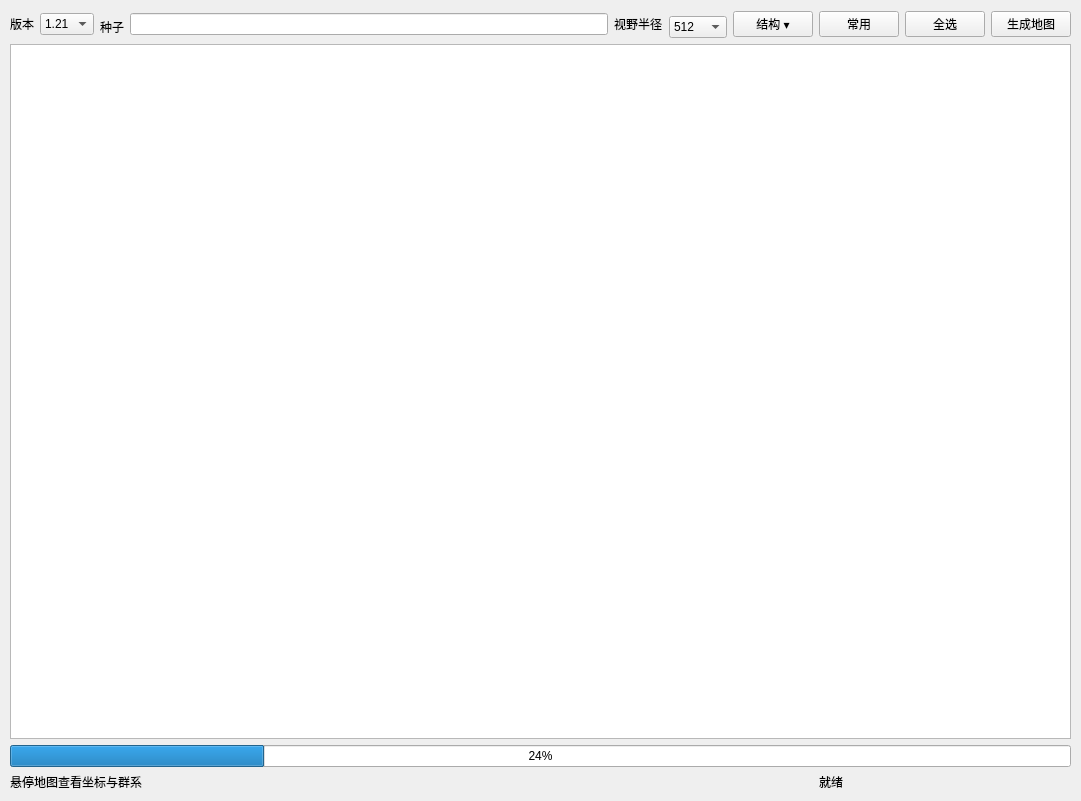
<?xml version="1.0" encoding="UTF-8"?>
<ui version="4.0">
 <class>mapPreviewer</class>
 <widget class="QWidget" name="mapPreviewer">
  <property name="geometry">
   <rect>
    <x>0</x>
    <y>0</y>
    <width>1081</width>
    <height>801</height>
   </rect>
  </property>
  <property name="windowTitle">
   <string>Form</string>
  </property>
  <widget class="QWidget" name="">
   <property name="geometry">
    <rect>
     <x>10</x>
     <y>10</y>
     <width>1061</width>
     <height>781</height>
    </rect>
   </property>
   <layout class="QGridLayout" name="gridLayout">
    <item row="0" column="0" rowspan="2">
     <widget class="QLabel" name="labelVersion">
      <property name="text">
       <string>版本</string>
      </property>
     </widget>
    </item>
    <item row="0" column="1" rowspan="2">
     <widget class="QComboBox" name="comboVersion">
      <item>
       <property name="text">
        <string>1.21</string>
       </property>
      </item>
      <item>
       <property name="text">
        <string>1.20</string>
       </property>
      </item>
      <item>
       <property name="text">
        <string>1.19</string>
       </property>
      </item>
      <item>
       <property name="text">
        <string>1.18</string>
       </property>
      </item>
     </widget>
    </item>
    <item row="0" column="3" rowspan="2">
     <widget class="QLineEdit" name="editSeed"/>
    </item>
    <item row="0" column="4" rowspan="2">
     <widget class="QLabel" name="labelRadius">
      <property name="text">
       <string>视野半径</string>
      </property>
     </widget>
    </item>
    <item row="0" column="6" rowspan="2">
     <widget class="QPushButton" name="btnStructures">
      <property name="text">
       <string>结构 ▾</string>
      </property>
     </widget>
    </item>
    <item row="0" column="7" rowspan="2">
     <widget class="QPushButton" name="btnCommon">
      <property name="text">
       <string>常用</string>
      </property>
     </widget>
    </item>
    <item row="0" column="8" rowspan="2">
     <widget class="QPushButton" name="btnAll">
      <property name="text">
       <string>全选</string>
      </property>
     </widget>
    </item>
    <item row="0" column="9" rowspan="2">
     <widget class="QPushButton" name="btnRender">
      <property name="text">
       <string>生成地图</string>
      </property>
     </widget>
    </item>
    <item row="1" column="5">
     <widget class="QComboBox" name="comboRadius">
      <item>
       <property name="text">
        <string>512</string>
       </property>
      </item>
      <item>
       <property name="text">
        <string>1024</string>
       </property>
      </item>
      <item>
       <property name="text">
        <string>2048</string>
       </property>
      </item>
      <item>
       <property name="text">
        <string>4096</string>
       </property>
      </item>
     </widget>
    </item>
    <item row="2" column="0" colspan="10">
     <widget class="QGraphicsView" name="viewMap"/>
    </item>
    <item row="3" column="0" colspan="10">
     <widget class="QProgressBar" name="progressRender">
      <property name="value">
       <number>24</number>
      </property>
     </widget>
    </item>
    <item row="1" column="2">
     <widget class="QLabel" name="labelSeed">
      <property name="text">
       <string>种子</string>
      </property>
     </widget>
    </item>
    <item row="4" column="0" colspan="4">
     <widget class="QLabel" name="labelHover">
      <property name="text">
       <string>悬停地图查看坐标与群系</string>
      </property>
     </widget>
    </item>
    <item row="4" column="7" colspan="3">
     <widget class="QLabel" name="labelInfo">
      <property name="text">
       <string>就绪</string>
      </property>
     </widget>
    </item>
   </layout>
  </widget>
 </widget>
 <resources/>
 <connections/>
</ui>
